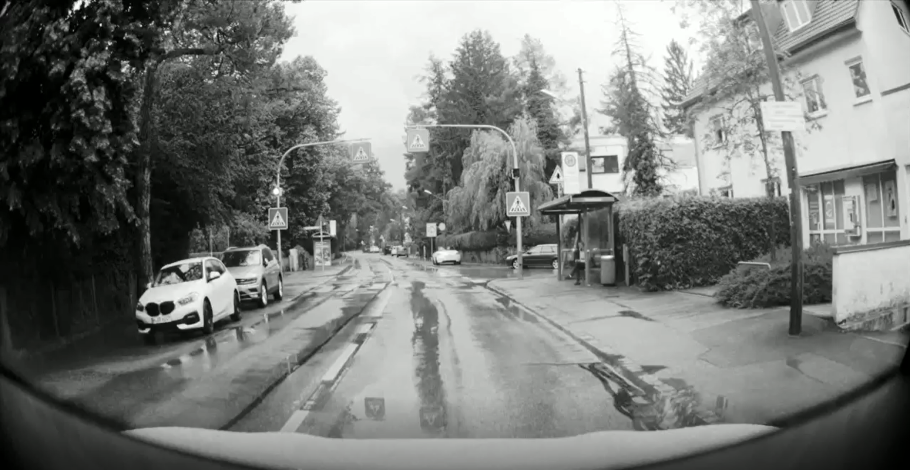
#> input picture Images/Rain_scenario/RD/Frame_1.png, 1820 x 940 px (shown at 1/2 size); its folder holds 4 pictures in this run
$ python SSIM_test.py
#> lines starting #> are read from the running program, lines starting #| are printed output that depends on the picture; long printed decimals are rounded; pictures that were not available may be replaced by others from this repository, and a replacement may not be noted
import os
import numpy as np
import cv2
import matplotlib.pyplot as plt
import csv
from skimage.metrics import structural_similarity as ssim

# Paths for real and synthetic images
real_folder = "Images/Rain_scenario/RD"
synthetic_folder = "Images/Rain_scenario/SD"
output_folder = "SSIM_outputs_Rain"
os.makedirs(output_folder, exist_ok=True)

# Helper function to compute metrics
def compute_metrics(image1, image2, output_folder, image_name):
    # Calculate luminance (mean intensity) and contrast (standard deviation)
#> called with output_folder = 'SSIM_outputs_Rain', image_name = 'Frame_1'
    luminance1, contrast1 = np.mean(image1), np.std(image1)
#> luminance1 = 0.484; contrast1 = 0.283
    luminance2, contrast2 = np.mean(image2), np.std(image2)
#> luminance2 = 0.484; contrast2 = 0.283

    # Compute gradient magnitude for structure
    grad_x1, grad_y1 = np.gradient(image1)
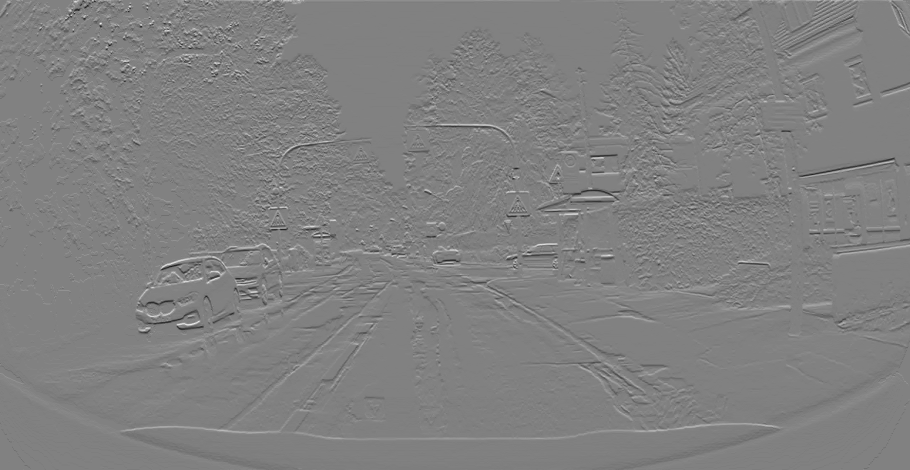
#> grad_x1: shape (940, 1820) float64 (shown at 1/2 size); min -0.314, max 0.306, mean -0.00037; drawn with min black and max white
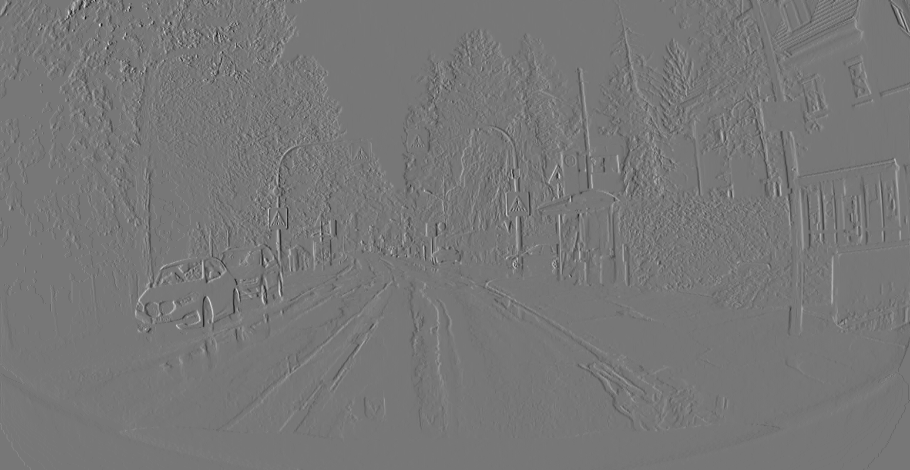
#> grad_y1: shape (940, 1820) float64 (shown at 1/2 size); min -0.329, max 0.375, mean 0.000238; drawn with min black and max white
    grad_x2, grad_y2 = np.gradient(image2)
    structure1 = np.mean(np.sqrt(grad_x1**2 + grad_y1**2))
#> structure1 = 0.021
    structure2 = np.mean(np.sqrt(grad_x2**2 + grad_y2**2))
#> structure2 = 0.021

    # Compute SSIM and save SSIM map
    ssim_score, ssim_map = ssim(image1, image2, full=True, data_range=1.0)
#> ssim_map: shape (940, 1820) float64; every value is 1
#> ssim_score = 1
    ssim_map_path = os.path.join(output_folder, f"SSIM_map_{image_name}.png")
    plt.figure(figsize=(6, 5))
    plt.imshow(ssim_map, cmap='viridis')
    plt.colorbar(label="SSIM Value")
    plt.title(f"SSIM Map - {image_name}")
    plt.tight_layout()
    plt.savefig(ssim_map_path)
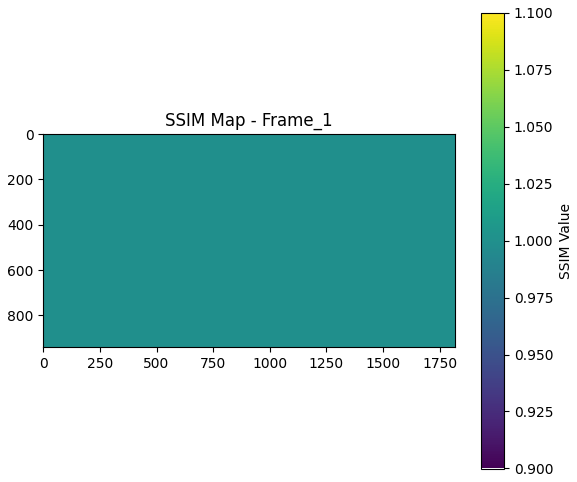
#> figure drawn by matplotlib, 2 panels
    plt.close()

    print(f"Metrics for {image_name} -> Luminance1: {luminance1}, Contrast1: {contrast1}, Structure1: {structure1}")
#| Metrics for Frame_1 -> Luminance1: 0.4841, Contrast1: 0.2827, Structure1: 0.02102
    print(f"Metrics for {image_name} -> Luminance2: {luminance2}, Contrast2: {contrast2}, Structure2: {structure2}")
#| Metrics for Frame_1 -> Luminance2: 0.4841, Contrast2: 0.2827, Structure2: 0.02102
    return (luminance1, contrast1, structure1), (luminance2, contrast2, structure2), ssim_score

# Get common files
real_files = {os.path.splitext(f)[0]: f for f in os.listdir(real_folder)}
synthetic_files = {os.path.splitext(f)[0]: f for f in os.listdir(synthetic_folder)}
common_files = sorted(real_files.keys() & synthetic_files.keys())

# Initialize metric lists
metrics = {"Real": [], "Synthetic": [], "SSIM": []}

# Process images
for name in common_files:
    real_img = cv2.imread(os.path.join(real_folder, real_files[name]), cv2.IMREAD_GRAYSCALE)
    synthetic_img = cv2.imread(os.path.join(synthetic_folder, synthetic_files[name]), cv2.IMREAD_GRAYSCALE)

    if real_img.shape != synthetic_img.shape:
        synthetic_img = cv2.resize(synthetic_img, (real_img.shape[1], real_img.shape[0]))

    # Normalize to [0, 1]
    real_img_norm = real_img.astype(np.float64) / 255.0
    synthetic_img_norm = synthetic_img.astype(np.float64) / 255.0

    # Compute metrics
    real_metrics, synthetic_metrics, ssim_score = compute_metrics(
        real_img_norm, synthetic_img_norm, output_folder, name
    )
#> real_metrics = (0.484, 0.283, 0.021); synthetic_metrics = (0.484, 0.283, 0.021); ssim_score = 1
    metrics["Real"].append(real_metrics)
    metrics["Synthetic"].append(synthetic_metrics)
    metrics["SSIM"].append(ssim_score)

# Compute averages
real_means = np.mean(metrics["Real"], axis=0)
synthetic_means = np.mean(metrics["Synthetic"], axis=0)
avg_ssim = np.mean(metrics["SSIM"])

# Plot comparison
labels = ["Luminance", "Contrast", "Structure"]
x = np.arange(len(labels))
width = 0.35

plt.figure(figsize=(8, 6))
plt.bar(x - width / 2, real_means, width, label="Real", color="blue")
plt.bar(x + width / 2, synthetic_means, width, label="Synthetic", color="orange")
plt.ylabel("Average Value")
plt.title("Average Metrics Comparison")
plt.xticks(x, labels)
plt.legend()
plt.tight_layout()

# Save and display
chart_path = os.path.join(output_folder, "Metrics_Comparison.png")
plt.savefig(chart_path)
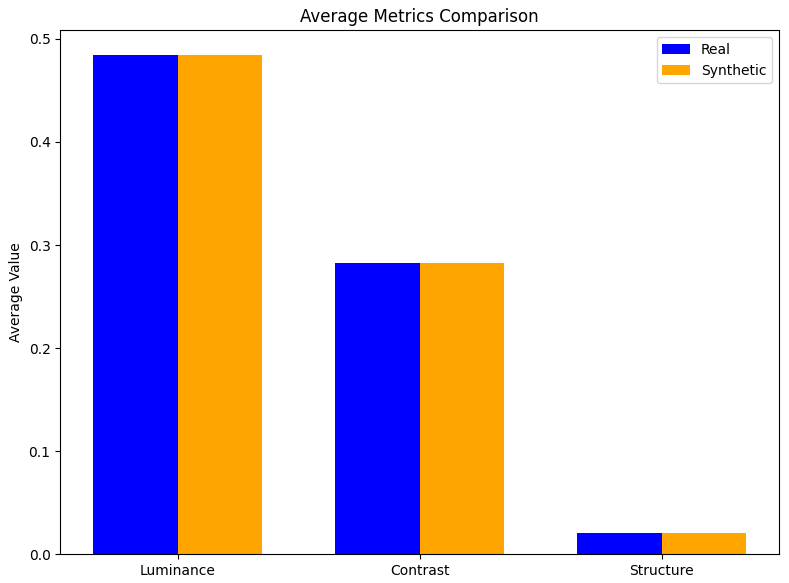
#> figure drawn by matplotlib, 1 panel; tallest bar 0.484 high, from x = -0.35 to 0; tallest bar 0.484 high, from x = 2.78e-17 to 0.35
plt.show()

# Save metrics to CSV
csv_path = os.path.join(output_folder, "Metrics_Real_vs_Synthetic.csv")
with open(csv_path, mode='w', newline='') as file:
    writer = csv.writer(file)
    writer.writerow(["Component", "Real Average", "Synthetic Average"])
    for i, label in enumerate(labels):
        writer.writerow([label, real_means[i], synthetic_means[i]])
    writer.writerow(["SSIM", avg_ssim, ""])

print(f"Comparison chart saved at: {chart_path}")
print(f"Metrics saved at: {csv_path}")

$ run again, on Images/Rain_scenario/RD/Frame_540.png
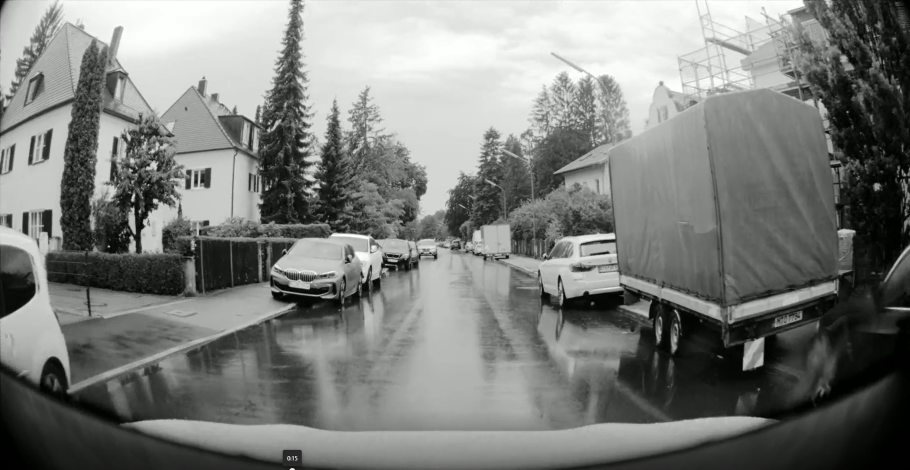
#> input picture Images/Rain_scenario/RD/Frame_540.png, 1820 x 940 px (shown at 1/2 size)
#> luminance1 = 0.489; contrast1 = 0.287
#> luminance2 = 0.489; contrast2 = 0.287
#> in compute_metrics, `grad_x1, grad_y1 = np.gradient(image1)`:
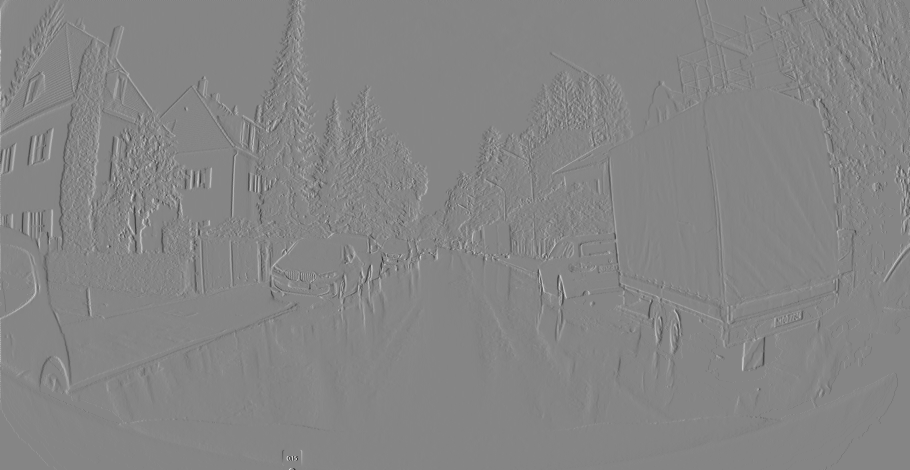
#> grad_y1: shape (940, 1820) float64 (shown at 1/2 size); min -0.441, max 0.402, mean -0.000109; drawn with min black and max white
#> structure1 = 0.0193
#> ssim_map: shape (940, 1820) float64; every value is 1
#> in compute_metrics, `ssim_score, ssim_map = ssim(image1, image2, full=True, data_range=1.0)`: ssim_score = 1
#| Metrics for Frame_540 -> Luminance1: 0.4892, Contrast1: 0.2866, Structure1: 0.01927
#| Metrics for Frame_540 -> Luminance2: 0.4892, Contrast2: 0.2866, Structure2: 0.01927
#> `real_metrics, synthetic_metrics, ssim_score = compute_metrics( real_im..`: real_metrics = (0.489, 0.287, 0.0193); ssim_score = 1
#> `plt.savefig(chart_path)`:
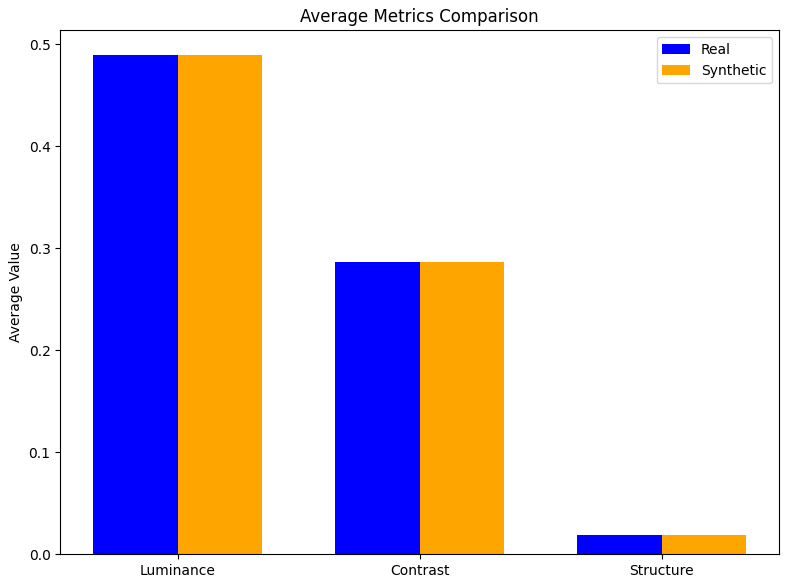
#> figure drawn by matplotlib, 1 panel; tallest bar 0.489 high, from x = -0.35 to 0; tallest bar 0.489 high, from x = 2.78e-17 to 0.35
